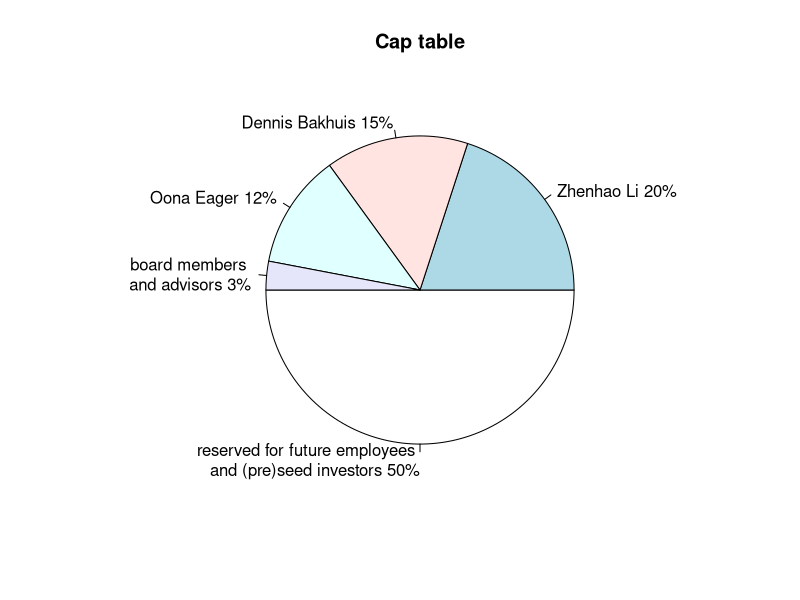

This chart was generated by the following R code:
## ---- chunk 1
slices <- c(50, 20, 15, 12, 3)
lbls <- c("reserved for future employees \n and (pre)seed investors", "Zhenhao Li", "Dennis Bakhuis", "Oona Eager", "board members \n and advisors")
pct <- round(slices/sum(slices)*100)
lbls <- paste(lbls, pct) # add percents to labels
lbls <- paste(lbls,"%",sep="") # ad % to labels
pie(slices, init.angle = 180, labels = lbls, main="Cap table")

